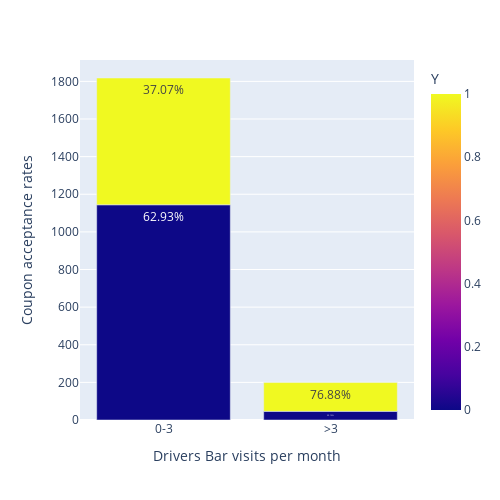

Notebook code for this chart:
### Code cell
#tmp = bar_data.set_index('Bar')
bar_data.loc[((bar_data['Bar']=='never') | (bar_data['Bar'] == 'less1') | (bar_data['Bar'] == '1~3')),'Bar_summarized'] = '0-3'
bar_data.loc[((bar_data['Bar']=='gt8') | (bar_data['Bar'] == '4~8')),'Bar_summarized'] = '>3'

bar_data_g = bar_data.groupby(['Bar_summarized', 'Y']).size().reset_index()
bar_data_g['percentage'] = bar_data.groupby(['Bar_summarized', 'Y']).size().groupby(level=0).apply(lambda x: 100 * x / float(x.sum())).values
bar_data_g.columns = ['Bar_summarized', 'Y', 'Counts', 'Percentage']

fig = px.bar(bar_data_g, x='Bar_summarized',
             labels={'Bar_summarized':'Drivers Bar visits per month', 'value':'Coupon acceptance rates'},
             y=['Counts'], color='Y', text=bar_data_g['Percentage'].apply(lambda x: '{0:1.2f}%'.format(x)))
fig.update_layout(width=500,
    height=500)
fig.show()

### Figure 1 — Plotly figure (JSON) as saved in the notebook; plotly's stock layout.template omitted (floating-point values rounded to 4 significant figures)
{"data": [{"alignmentgroup": "True", "hovertemplate": "Drivers Bar visits per month=%{x}<br>Coupon acceptance rates=%{y}<br>text=%{text}<br>Y=%{marker.color}<extra></extra>", "legendgroup": "", "marker": {"color": [0, 1, 0, 1], "coloraxis": "coloraxis", "pattern": {"shape": ""}}, "name": "", "offsetgroup": "", "orientation": "v", "showlegend": false, "text": ["62.93%", "37.07%", "23.12%", "76.88%"], "textposition": "auto", "type": "bar", "x": ["0-3", "0-3", ">3", ">3"], "xaxis": "x", "y": [1144, 674, 46, 153], "yaxis": "y"}], "layout": {"barmode": "relative", "coloraxis": {"colorbar": {"title": {"text": "Y"}}, "colorscale": [[0, "#0d0887"], [0.1111, "#46039f"], [0.2222, "#7201a8"], [0.3333, "#9c179e"], [0.4444, "#bd3786"], [0.5556, "#d8576b"], [0.6667, "#ed7953"], [0.7778, "#fb9f3a"], [0.8889, "#fdca26"], [1, "#f0f921"]]}, "height": 500, "legend": {"tracegroupgap": 0}, "margin": {"t": 60}, "width": 500, "xaxis": {"anchor": "y", "domain": [0, 1], "title": {"text": "Drivers Bar visits per month"}}, "yaxis": {"anchor": "x", "domain": [0, 1], "title": {"text": "Coupon acceptance rates"}}}}
